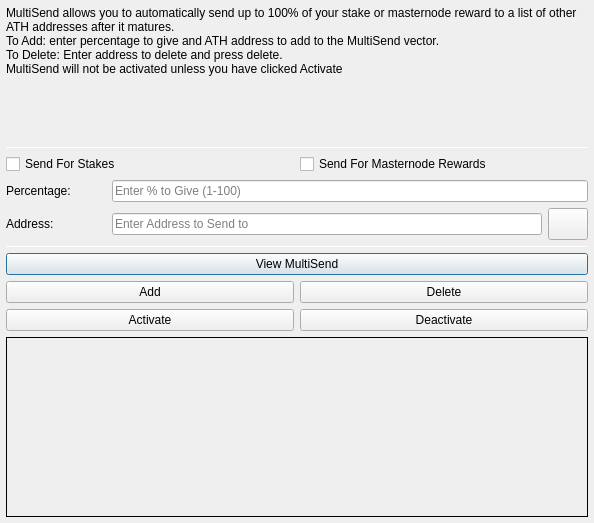
<?xml version="1.0" encoding="UTF-8"?>
<ui version="4.0">
 <class>MultiSendDialog</class>
 <widget class="QDialog" name="MultiSendDialog">
  <property name="windowModality">
   <enum>Qt::NonModal</enum>
  </property>
  <property name="geometry">
   <rect>
    <x>0</x>
    <y>0</y>
    <width>594</width>
    <height>523</height>
   </rect>
  </property>
  <property name="windowTitle">
   <string>MultiSend</string>
  </property>
  <layout class="QVBoxLayout" name="verticalLayout" stretch="0">
   <property name="leftMargin">
    <number>6</number>
   </property>
   <property name="topMargin">
    <number>6</number>
   </property>
   <property name="rightMargin">
    <number>6</number>
   </property>
   <property name="bottomMargin">
    <number>6</number>
   </property>
   <item>
    <layout class="QVBoxLayout" name="verticalLayout_Main" stretch="1,1,1,1,1,1">
     <item>
      <widget class="QLabel" name="label_2">
       <property name="lineWidth">
        <number>1</number>
       </property>
       <property name="text">
        <string>MultiSend allows you to automatically send up to 100% of your stake or masternode reward to a list of other ATH addresses after it matures.
To Add: enter percentage to give and ATH address to add to the MultiSend vector.
To Delete: Enter address to delete and press delete.
MultiSend will not be activated unless you have clicked Activate</string>
       </property>
       <property name="alignment">
        <set>Qt::AlignLeading|Qt::AlignLeft|Qt::AlignTop</set>
       </property>
       <property name="wordWrap">
        <bool>true</bool>
       </property>
      </widget>
     </item>
     <item>
      <widget class="Line" name="line">
       <property name="minimumSize">
        <size>
         <width>0</width>
         <height>1</height>
        </size>
       </property>
       <property name="maximumSize">
        <size>
         <width>16777215</width>
         <height>1</height>
        </size>
       </property>
       <property name="orientation">
        <enum>Qt::Horizontal</enum>
       </property>
      </widget>
     </item>
     <item>
      <layout class="QVBoxLayout" name="verticalLayout_Settings">
       <item>
        <layout class="QHBoxLayout" name="horizontalLayout">
         <item>
          <widget class="QCheckBox" name="multiSendStakeCheckBox">
           <property name="text">
            <string>Send For Stakes</string>
           </property>
          </widget>
         </item>
         <item>
          <widget class="QCheckBox" name="multiSendMasternodeCheckBox">
           <property name="text">
            <string>Send For Masternode Rewards</string>
           </property>
          </widget>
         </item>
        </layout>
       </item>
       <item>
        <layout class="QHBoxLayout" name="horizontalLayout_6">
         <item>
          <widget class="QLabel" name="label">
           <property name="minimumSize">
            <size>
             <width>100</width>
             <height>0</height>
            </size>
           </property>
           <property name="toolTip">
            <string>Percentage of stake to send</string>
           </property>
           <property name="text">
            <string>Percentage:</string>
           </property>
          </widget>
         </item>
         <item>
          <widget class="QLineEdit" name="multiSendPercentEdit">
           <property name="toolTip">
            <string>Enter whole numbers 1 - 100</string>
           </property>
           <property name="placeholderText">
            <string>Enter % to Give (1-100)</string>
           </property>
          </widget>
         </item>
        </layout>
       </item>
       <item>
        <layout class="QHBoxLayout" name="horizontalLayout_7">
         <item>
          <widget class="QLabel" name="label_5">
           <property name="minimumSize">
            <size>
             <width>100</width>
             <height>0</height>
            </size>
           </property>
           <property name="toolTip">
            <string>Address to send portion of stake to</string>
           </property>
           <property name="text">
            <string>Address:</string>
           </property>
          </widget>
         </item>
         <item>
          <widget class="QLineEdit" name="multiSendAddressEdit">
           <property name="toolTip">
            <string/>
           </property>
           <property name="placeholderText">
            <string>Enter Address to Send to</string>
           </property>
          </widget>
         </item>
         <item>
          <widget class="QPushButton" name="addressBookButton">
           <property name="maximumSize">
            <size>
             <width>16777215</width>
             <height>32</height>
            </size>
           </property>
           <property name="toolTip">
            <string>Choose an address from the address book</string>
           </property>
           <property name="text">
            <string/>
           </property>
           <property name="icon">
            <iconset resource="../authoracoin.qrc">
             <normaloff>:/icons/address-book</normaloff>:/icons/address-book</iconset>
           </property>
           <property name="shortcut">
            <string>Alt+A</string>
           </property>
           <property name="autoDefault">
            <bool>false</bool>
           </property>
          </widget>
         </item>
        </layout>
       </item>
      </layout>
     </item>
     <item>
      <widget class="Line" name="line_2">
       <property name="minimumSize">
        <size>
         <width>0</width>
         <height>1</height>
        </size>
       </property>
       <property name="maximumSize">
        <size>
         <width>16777215</width>
         <height>1</height>
        </size>
       </property>
       <property name="orientation">
        <enum>Qt::Horizontal</enum>
       </property>
      </widget>
     </item>
     <item>
      <layout class="QVBoxLayout" name="verticalLayout_Buttons">
       <item>
        <layout class="QHBoxLayout" name="horizontalLayout_4">
         <item>
          <widget class="QPushButton" name="viewButton">
           <property name="toolTip">
            <string/>
           </property>
           <property name="statusTip">
            <string>View MultiSend Vector</string>
           </property>
           <property name="text">
            <string>View MultiSend</string>
           </property>
          </widget>
         </item>
        </layout>
       </item>
       <item>
        <layout class="QHBoxLayout" name="horizontalLayout_2">
         <item>
          <widget class="QPushButton" name="addButton">
           <property name="toolTip">
            <string/>
           </property>
           <property name="statusTip">
            <string>Add to MultiSend Vector</string>
           </property>
           <property name="text">
            <string>Add</string>
           </property>
          </widget>
         </item>
         <item>
          <widget class="QPushButton" name="deleteButton">
           <property name="toolTip">
            <string/>
           </property>
           <property name="statusTip">
            <string>Delete Address From MultiSend Vector</string>
           </property>
           <property name="text">
            <string>Delete</string>
           </property>
          </widget>
         </item>
        </layout>
       </item>
       <item>
        <layout class="QHBoxLayout" name="horizontalLayout_5">
         <item>
          <widget class="QPushButton" name="activateButton">
           <property name="statusTip">
            <string>Activate MultiSend</string>
           </property>
           <property name="text">
            <string>Activate</string>
           </property>
          </widget>
         </item>
         <item>
          <widget class="QPushButton" name="disableButton">
           <property name="statusTip">
            <string>Deactivate MultiSend</string>
           </property>
           <property name="text">
            <string>Deactivate</string>
           </property>
          </widget>
         </item>
        </layout>
       </item>
      </layout>
     </item>
     <item>
      <widget class="QLabel" name="message">
       <property name="minimumSize">
        <size>
         <width>0</width>
         <height>180</height>
        </size>
       </property>
       <property name="frameShape">
        <enum>QFrame::Panel</enum>
       </property>
       <property name="frameShadow">
        <enum>QFrame::Plain</enum>
       </property>
       <property name="lineWidth">
        <number>1</number>
       </property>
       <property name="midLineWidth">
        <number>1</number>
       </property>
       <property name="text">
        <string/>
       </property>
       <property name="alignment">
        <set>Qt::AlignLeading|Qt::AlignLeft|Qt::AlignTop</set>
       </property>
       <property name="wordWrap">
        <bool>true</bool>
       </property>
      </widget>
     </item>
    </layout>
   </item>
  </layout>
 </widget>
 <resources>
  <include location="../authoracoin.qrc"/>
 </resources>
 <connections/>
</ui>
